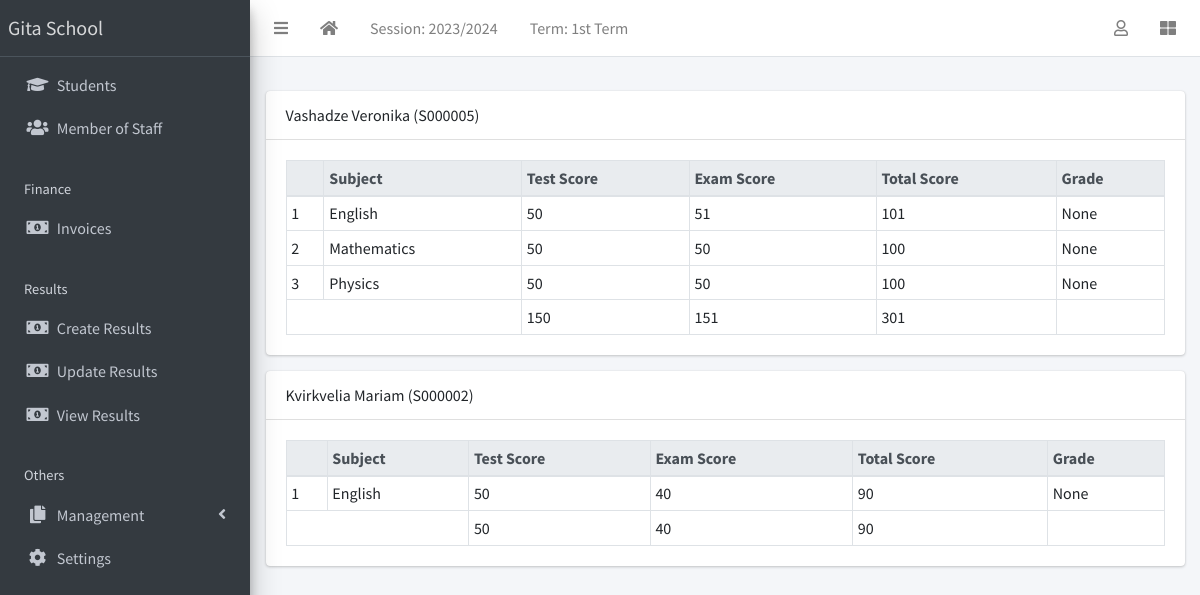
The page /result/view/all (signed in) on the database its author committed.
### apps/corecode/models.py (models this page shows, shortened)
class AcademicSession(models.Model):
    name = models.CharField(max_length=200, unique=True)
    current = models.BooleanField(default=True)
    class Meta:
        ordering = ["-name"]

class AcademicTerm(models.Model):
    name = models.CharField(max_length=20, unique=True)
    current = models.BooleanField(default=True)
    class Meta:
        ordering = ["name"]

class SiteConfig(models.Model):
    key = models.SlugField()
    value = models.CharField(max_length=200)

class Subject(models.Model):
    name = models.CharField(max_length=200, unique=True)
    class Meta:
        ordering = ["name"]
    def __str__(self):
        return self.name

### apps/students/models.py (models this page shows, shortened)
class Student(models.Model):
    STATUS_CHOICES = [("active", "Active"), ("inactive", "Inactive")]
    GENDER_CHOICES = [("male", "Male"), ("female", "Female")]
    current_status = models.CharField(
        max_length=10, choices=STATUS_CHOICES, default="active"
    )
    registration_number = models.CharField(max_length=200, unique=True)
    surname = models.CharField(max_length=200)
    firstname = models.CharField(max_length=200)
    other_name = models.CharField(max_length=200, blank=True)
    gender = models.CharField(max_length=10, choices=GENDER_CHOICES, default="male")
    date_of_birth = models.DateField(default=timezone.now)
    current_class = models.ForeignKey(
        StudentClass, on_delete=models.SET_NULL, blank=True, null=True
    )
    date_of_admission = models.DateField(default=timezone.now)
    mobile_num_regex = RegexValidator(
        regex="^[0-9]{9,15}$", message="Entered mobile number isn't in a right format!"
    )
    parent_mobile_number = models.CharField(
        validators=[mobile_num_regex], max_length=13, blank=True
    )
    address = models.TextField(blank=True)
    others = models.TextField(blank=True)
    passport = models.ImageField(blank=True, upload_to="students/passports/")
    class Meta:
        ordering = ["surname", "firstname", "other_name"]
    def __str__(self):
        return f"{self.surname} {self.firstname} {self.other_name} ({self.registration_number})"

### apps/result/models.py (models this page shows, shortened)
class Result(models.Model):
    student = models.ForeignKey(Student, on_delete=models.CASCADE)
    session = models.ForeignKey(AcademicSession, on_delete=models.CASCADE)
    term = models.ForeignKey(AcademicTerm, on_delete=models.CASCADE)
    current_class = models.ForeignKey(StudentClass, on_delete=models.CASCADE)
    subject = models.ForeignKey(Subject, on_delete=models.CASCADE)
    test_score = models.IntegerField(default=0)
    exam_score = models.IntegerField(default=0)
    class Meta:
        ordering = ["subject"]
    def total_score(self):
        return self.test_score + self.exam_score
    def grade(self):
        return score_grade(self.total_score())

### apps/result/views.py (the view)
# urls.py: path("view/all", ResultListView.as_view(), name="view-results"),
class ResultListView(LoginRequiredMixin, View):
    def get(self, request, *args, **kwargs):
        results = Result.objects.filter(
            session=request.current_session, term=request.current_term
        )
        bulk = {}
        for result in results:
            test_total = 0
            exam_total = 0
            subjects = []
            for subject in results:
                if subject.student == result.student:
                    subjects.append(subject)
                    test_total += subject.test_score
                    exam_total += subject.exam_score
            bulk[result.student.id] = {
                "student": result.student,
                "subjects": subjects,
                "test_total": test_total,
                "exam_total": exam_total,
                "total_total": test_total + exam_total,
            }
        context = {"results": bulk}
        return render(request, "result/all_results.html", context)

### apps/corecode/context_processors.py (called while the page is built)
def site_defaults(request):
    current_session = AcademicSession.objects.get(current=True)
    current_term = AcademicTerm.objects.get(current=True)
    vals = SiteConfig.objects.all()
    contexts = {
        "current_session": current_session.name,
        "current_term": current_term.name,
    }
    for val in vals:
        contexts[val.key] = val.value
    return contexts

### apps/result/utils.py (called while the page is built)
def score_grade(score):
    if score <= 10:
        return "A"

### apps/result/templates/result/all_results.html
{% extends 'base.html' %}
{% block fullcard %}
  {% for key, result in results.items %}
    <div class="card">
      <div class="card-header">
        {{result.student}}
      </div>
      <div class="card-body">
        <table class="table table-bordered table-sm">
          <thead class="thead-light">
            <tr>
              <th></th>
              <th>Subject</th>
              <th>Test Score</th>
              <th>Exam Score</th>
              <th>Total Score</th>
              <th>Grade</th>
            </tr>
          </thead>
          <tbody>
            {% for subject in result.subjects %}
              <tr>
                <td>{{ forloop.counter }}</td>
                <td>{{ subject.subject }}</td>
                <td>{{ subject.test_score }}</td>
                <td>{{ subject.exam_score }}</td>
                <td>{{ subject.total_score }}</td>
                <td>{{ subject.grade }}</td>
              </tr>
            {% endfor %}
          </tbody>
          <tfoot>
            <tr>
              <td colspan="2"></td>
              <td>{{ result.test_total }}</td>
              <td>{{ result.exam_total }}</td>
              <td>{{ result.total_total }}</td>
              <td></td>
            </tr>
          </tfoot>
        </table>
      </div>
    </div>
  {% endfor %}
{% endblock fullcard %}

### templates/base.html (shortened to what this page needs)
{% load static %}
<!DOCTYPE html>
<html lang="en">
<head>
  <link rel="stylesheet" href="{% static 'plugins/fontawesome-free/css/all.min.css' %}">
  <link rel="stylesheet" href="{% static 'plugins/toastr/toastr.min.css' %}">
  <link rel="stylesheet"
    href="{% static 'plugins/overlayScrollbars/css/OverlayScrollbars.min.css' %}">
  <link rel="stylesheet" href="{% static 'plugins/Datatables/datatables.min.css' %}" />
  <link rel="stylesheet" href="{% static 'dist/css/adminlte.min.css' %}">
</head>
<body
  class="hold-transition sidebar-mini layout-fixed layout-navbar-fixed layout-footer-fixed">
  <div class="wrapper">
    <nav class="main-header navbar navbar-expand navbar-white navbar-light">
      <ul class="navbar-nav">
        <li class="nav-item">
          <a class="nav-link" data-widget="pushmenu" href="#" role="button"><i
              class="fas fa-bars"></i></a>
        </li>
        <li class="nav-item d-none d-sm-inline-block">
          <a href="{% url 'home' %} " class="nav-link"><i class="fa fa-home"></i></a>
        </li>
        <li class="nav-item d-none d-sm-inline-block">
          <a href="{% url 'current-session' %}" class="nav-link">Session: {{ current_session }}</a>
        </li>
        <li class="nav-item d-none d-sm-inline-block">
          <a href="{% url 'current-session' %}" class="nav-link">Term: {{ current_term }}</a>
        </li>
      </ul>
      <ul class="navbar-nav ml-auto">
        <li class="nav-item dropdown">
          <a class="nav-link" data-toggle="dropdown" href="#">
            <i class="far fa-user"></i>
          </a>
        </li>
        <li class="nav-item">
          <a class="nav-link" data-widget="control-sidebar" data-slide="true"
            href="#" role="button"><i class="fas fa-th-large"></i></a>
        </li>
      </ul>
    </nav>
    <aside class="main-sidebar sidebar-dark-primary elevation-4">
      <a href="{% url 'home' %}" class="brand-link">{{ school_name | default:"MySchool" }}</a>
      <div class="sidebar">
        <nav class="mt-2">
          <ul class="nav nav-pills nav-sidebar flex-column"
            data-widget="treeview" role="menu" data-accordion="false">
            <li class="nav-item">
              <a href="{% url 'student-list' %}" class="nav-link">
                <i class="nav-icon fas fa-graduation-cap"></i>
                <p>
                  Students
                </p>
              </a>
            </li>
            <li class="nav-item">
              <a href="{% url 'staff-list' %}" class="nav-link">
                <i class="nav-icon fas fa-users"></i>
                <p>
                  Member of Staff
                </p>
              </a>
            </li>
            <li class="nav-header">Finance</li>
            <li class="nav-item">
              <a href="{% url 'invoice-list' %}" class="nav-link">
                <i class="nav-icon fas fa-money-bill-alt"></i>
                <p>
                  Invoices
                </p>
              </a>
            </li>
            <li class="nav-header">Results</li>
            <li class="nav-item">
              <a href="{% url 'create-result' %}" class="nav-link">
                <i class="nav-icon fas fa-money-bill-alt"></i>
                <p>
                  Create Results
                </p>
              </a>
            </li>
            <li class="nav-item">
              <a href="{% url 'edit-results' %}" class="nav-link">
                <i class="nav-icon fas fa-money-bill-alt"></i>
                <p>
                  Update Results
                </p>
              </a>
            </li>
            <li class="nav-item">
              <a href="{% url 'view-results' %}" class="nav-link">
                <i class="nav-icon fas fa-money-bill-alt"></i>
                <p>
                  View Results
                </p>
              </a>
            </li>
            <li class="nav-header">Others</li>
            <li class="nav-item has-treeview">
              <a href="#" class="nav-link">
                <i class="nav-icon fas fa-copy"></i>
                <p>
                  Management
                  <i class="fas fa-angle-left right"></i>
                </p>
              </a>
            </li>
            <li class="nav-item">
              <a href="{% url 'configs' %}" class="nav-link">
                <i class="nav-icon fas fa-cog"></i>
                <p>
                  Settings
                </p>
              </a>
            </li>
          </ul>
        </nav>
      </div>
    </aside>
    <div class="content-wrapper">
      <section class="content-header">
      </section>
      <section class="content">
        <div class="container-fluid">
          <div class="row">
            <div class="col-md-12">
              {% block fullcard %}{% endblock fullcard %}
            </div>
          </div>
        </div>
      </section>
    </div>
  </div>
</body>
</html>

### rows shown on the page
AcademicSession: name "2023/2024"
AcademicTerm: name "1st Term"
SiteConfig: value "Gita School"
Student: student "Vashadze Veronika (S000005)", test_total "150", exam_total "151", total_total "301"
Result: subject "English", test_score "50", exam_score "51", total_score "101", grade "None"
Result: subject "Mathematics", test_score "50", exam_score "50", total_score "100", grade "None"
Result: subject "Physics", test_score "50", exam_score "50", total_score "100", grade "None"
Student: student "Kvirkvelia Mariam (S000002)", test_total "50", exam_total "40", total_total "90"
Result: subject "English", test_score "50", exam_score "40", total_score "90", grade "None"
